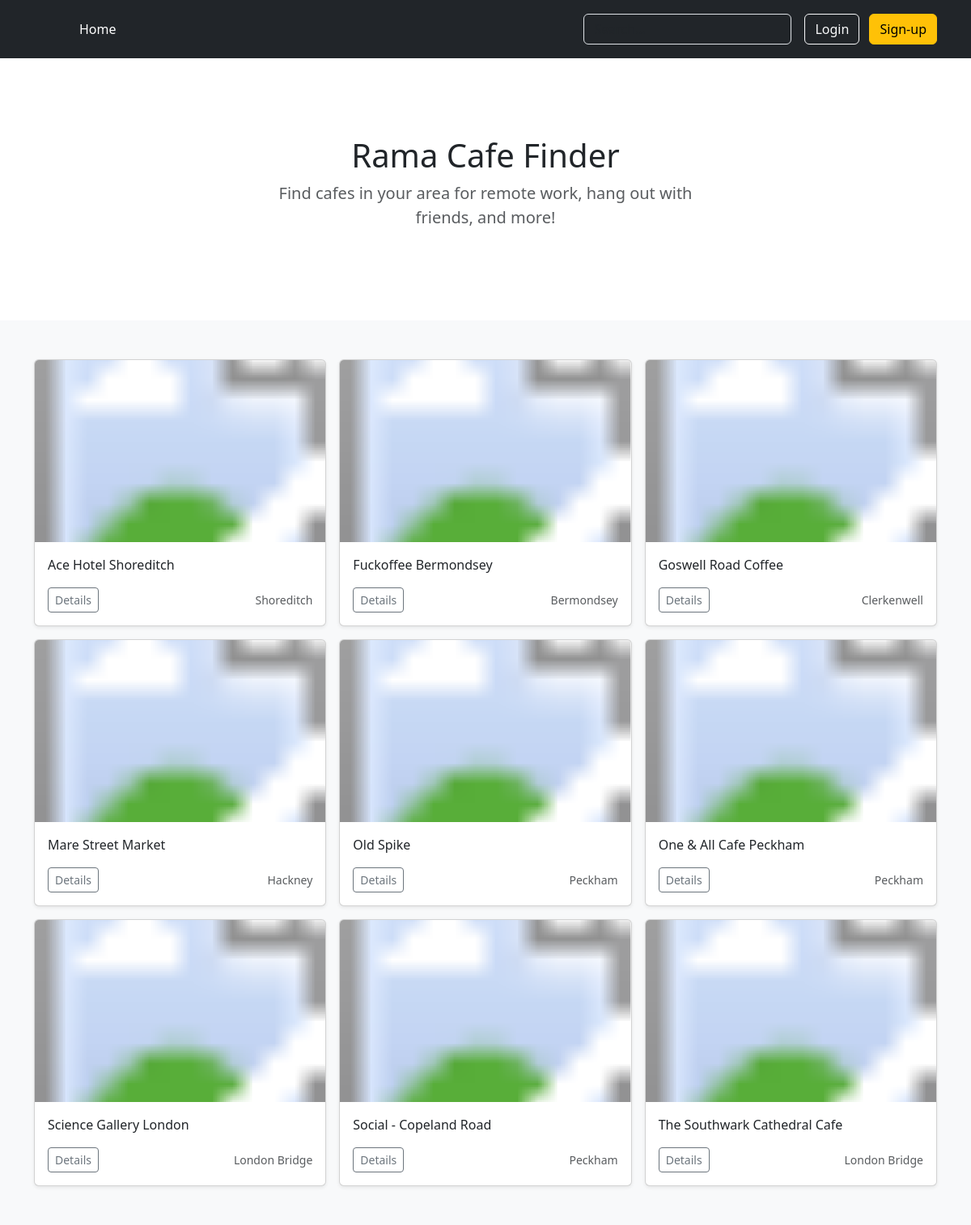
Screenshot of /all with the database file from the repository.
### main.py (models this page shows, shortened)
class Cafe(db.Model):
    __tablename__ = "cafes"
    id = db.Column(db.Integer, primary_key=True)
    name = db.Column(db.String(250), unique=True, nullable=False)
    map_url = db.Column(db.String(500), nullable=False)
    img_url = db.Column(db.String(500), nullable=False)
    location = db.Column(db.String(250), nullable=False)
    seats = db.Column(db.String(250), nullable=False)
    has_toilet = db.Column(db.Boolean, nullable=False)
    has_wifi = db.Column(db.Boolean, nullable=False)
    has_sockets = db.Column(db.Boolean, nullable=False)
    can_take_calls = db.Column(db.Boolean, nullable=False)
    coffee_price = db.Column(db.String(250), nullable=True)
    author = relationship("User", back_populates="cafes")
    author_id = db.Column(db.Integer, db.ForeignKey("users.id"))

### main.py (the view)
@app.route("/all")
def get_all_cafes():
    result = db.session.execute(db.select(Cafe).order_by(Cafe.name))
    all_cafes = result.scalars().all()
    return render_template("index.html", cafes=all_cafes, current_user=current_user)

### templates/index.html (shortened to what this page needs)
<!DOCTYPE html>
<html lang="en">
<head>
    <link href="https://cdn.jsdelivr.net/npm/bootstrap@5.3.2/dist/css/bootstrap.min.css" rel="stylesheet">
</head>
<body>
    {% include "header.html" %}
    <section class="py-5 text-center container">
    <div class="row py-lg-5">
      <div class="col-lg-6 col-md-8 mx-auto">
          {% if current_user.is_authenticated %}
        <h1 class="fw-light">Hello, {{ current_user.name }}</h1>
          {% else %}
        <h1 class="fw-light">Rama Cafe Finder</h1>
          {% endif %}
        <p class="lead text-body-secondary">Find cafes in your area for remote work, hang out with friends, and more!</p>
      </div>
    </div>
  </section>
    <div class="album py-5 bg-body-tertiary">
    <div class="container">
      <div class="row row-cols-1 row-cols-sm-2 row-cols-md-3 g-3">
          {% for cafe in cafes %}
        <div class="col">
          <div class="card shadow-sm">
            <svg class="bd-placeholder-img card-img-top" width="100%" height="225" xmlns="http://www.w3.org/2000/svg" role="img" aria-label="Placeholder: صورة مصغرة" preserveAspectRatio="xMidYMid slice" focusable="false">
                <title>Placeholder</title>
                <image href="{{ cafe.img_url }}" width="100%" height="100%" preserveAspectRatio="xMidYMid slice"></image>
            </svg>
            <div class="card-body">
              <p class="card-text">{{ cafe.name }}</p>
              <div class="d-flex justify-content-between align-items-center">
                <div class="btn-group">
                  <a href="{{ url_for('get_cafe', cafe_id=cafe.id) }}" class="btn btn-sm btn-outline-secondary">Details</a>
                </div>
                <small class="text-body-secondary">{{ cafe.location }}</small>
              </div>
            </div>
          </div>
        </div>
          {% endfor %}
      </div>
    </div>
  </div>
</body>
</html>

### templates/header.html (shortened to what this page needs)
<!DOCTYPE html>
<html lang="en">
<head>
</head>
<body>
<header class="p-3 text-bg-dark">
    <div class="container">
      <div class="d-flex flex-wrap align-items-center justify-content-center justify-content-lg-start">
        <a href="/" class="d-flex align-items-center mb-2 mb-lg-0 text-white text-decoration-none">
          <svg class="bi me-2" width="40" height="32" role="img" aria-label="Bootstrap"><use xlink:href="#bootstrap"></use></svg>
        </a>
        <ul class="nav col-12 col-lg-auto me-lg-auto mb-2 justify-content-center mb-md-0">
          <li><a href="{{ url_for('get_all_cafes') }}" class="nav-link px-2 text-white">Home</a></li>
        </ul>
        <form action="{{ url_for('search_cafe') }}" method="get" class="col-12 col-lg-auto mb-3 mb-lg-0 me-lg-3" role="search">
          <input type="search" name="loc" class="form-control form-control-dark text-bg-dark" placeholder="Search..." aria-label="Search">
        </form>
        <div class="text-end">
            {% if current_user.is_authenticated %}
          <a href="{{ url_for('logout') }}" type="button" class="btn btn-outline-light me-2">Logout</a>
            {% else %}
          <a href="{{ url_for('login') }}" type="button" class="btn btn-outline-light me-2">Login</a>
          <a href="{{ url_for('signup') }}" type="button" class="btn btn-warning">Sign-up</a>
            {% endif %}
        </div>
      </div>
    </div>
  </header>
</body>
</html>

### rows the page displays
Cafe: name "Ace Hotel Shoreditch", location "Shoreditch"
Cafe: name "Fuckoffee Bermondsey", location "Bermondsey"
Cafe: name "Goswell Road Coffee", location "Clerkenwell"
Cafe: name "Mare Street Market", location "Hackney"
Cafe: name "Old Spike", location "Peckham"
Cafe: name "One & All Cafe Peckham", location "Peckham"
Cafe: name "Science Gallery London", location "London Bridge"
Cafe: name "Social - Copeland Road", location "Peckham"
Cafe: name "The Southwark Cathedral Cafe", location "London Bridge"
